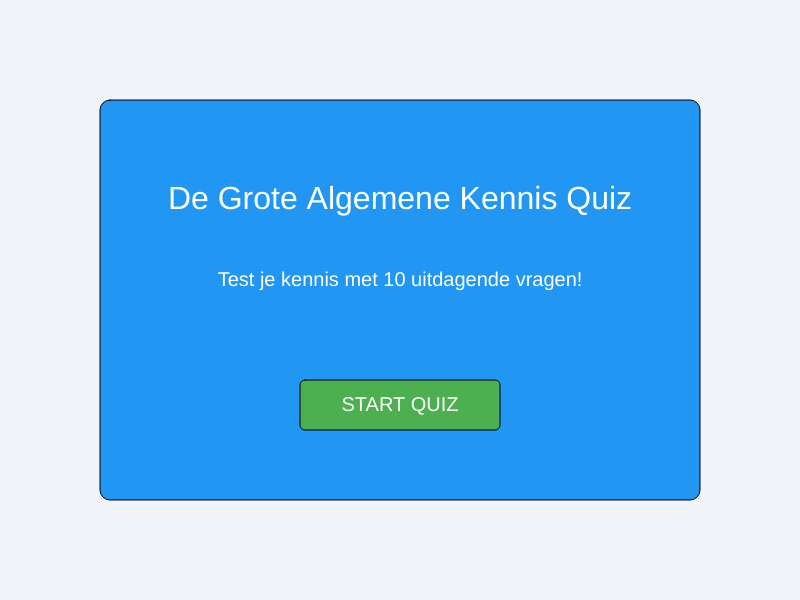
Frame 1 (no input)
Frame 60 (no input): identical to frame 1, image omitted
Frame 120 (the mouse pressed at the canvas centre since frame 60): identical to frame 1, image omitted

The p5.js sketch that drew this single still picture (run headless with seeded random() and noise() and a simulated clock; from frame 60 on, the mouse is pressed at the canvas centre):

// p5.js sketch
// ── sketch.js
const CANVAS_WIDTH = 800;
const CANVAS_HEIGHT = 600;

// Data objects
let quizQuestions = [
  {
    question: "Welke planeet staat het dichtst bij de zon?",
    options: ["Venus", "Mercurius", "Mars", "Aarde"],
    correctIndex: 1 // Mercurius
  },
  {
    question: "Wat is de hoofdstad van Australië?",
    options: ["Sydney", "Melbourne", "Canberra", "Brisbane"],
    correctIndex: 2 // Canberra
  },
  {
    question: "Hoeveel poten heeft een spin?",
    options: ["6", "8", "10", "12"],
    correctIndex: 1 // 8
  },
  {
    question: "Wie schilderde de Mona Lisa?",
    options: ["Vincent van Gogh", "Pablo Picasso", "Leonardo da Vinci", "Claude Monet"],
    correctIndex: 2 // Leonardo da Vinci
  },
  {
    question: "Wat is het grootste basiselement van de menselijke botten?",
    options: ["IJzer", "Calcium", "Zink", "Magnesium"],
    correctIndex: 1 // Calcium
  },
  {
    question: "Welke oceaan is de grootste ter wereld?",
    options: ["Atlantische Oceaan", "Indische Oceaan", "Stille Oceaan", "Noordelijke IJszee"],
    correctIndex: 2 // Stille Oceaan
  },
  {
    question: "In welk jaar viel de Berlijnse Muur?",
    options: ["1985", "1989", "1991", "1993"],
    correctIndex: 1 // 1989
  },
  {
    question: "Wat is het chemische symbool voor goud?",
    options: ["Ag", "Fe", "Au", "Gd"],
    correctIndex: 2 // Au
  },
  {
    question: "Hoeveel continenten zijn er op aarde?",
    options: ["5", "6", "7", "8"],
    correctIndex: 2 // 7
  },
  {
    question: "Wat is het snelste landdier ter wereld?",
    options: ["Jachtluipaard", "Leeuw", "Antilope", "Hazewindhond"],
    correctIndex: 0 // Jachtluipaard
  }
];

// Variables
let currentGameState = "START";

let currentQuestionIndex = 0;
let score = 0;
let lastChosenAnswerCorrect = false;

// Positions
let buttonX = 150;
let buttonWidth = 500;
let buttonHeight = 50;
let startButtonY = 220; // Y position of the first answer option

function setup() {
  createCanvas(CANVAS_WIDTH, CANVAS_HEIGHT);
  textAlign(CENTER, CENTER);
  textSize(18);
}

function draw() {
  background(240, 244, 248); // Light, modern background color

  // Current game state
  if (currentGameState === "START") {
    drawStartScreen();
  } else if (currentGameState === "QUIZ") {
    drawQuizScreen();
  } else if (currentGameState === "FEEDBACK") {
    drawFeedbackScreen();
  } else if (currentGameState === "END") {
    drawEndScreen();
  }
}

// Start screen
function drawStartScreen() {
  fill(33, 150, 243);
  rect(100, 100, 600, 400, 10); // Nice central frame

  fill(255);
  textSize(32);
  text("De Grote Algemene Kennis Quiz", CANVAS_WIDTH / 2, 200);

  textSize(20);
  text("Test je kennis met 10 uitdagende vragen!", CANVAS_WIDTH / 2, 280);

  // Start button
  fill(76, 175, 80);
  rect(300, 380, 200, 50, 5);
  fill(255);
  text("START QUIZ", CANVAS_WIDTH / 2, 405);
}

function drawQuestionAndAnswers(questionObject) {
  fill(50);
  textSize(24);
  text(questionObject.question, CANVAS_WIDTH / 2, 120);

  for (let i = 0; i < questionObject.options.length; i++) {
    let buttonY = startButtonY + (i * 70);

    // Check if the mouse is hovering over the button
    if (mouseX > buttonX && mouseX < buttonX + buttonWidth && mouseY > buttonY && mouseY < buttonY + buttonHeight) {
      fill(220, 230, 242);
    } else {
      fill(255);
    }

    stroke(200);
    rect(buttonX, buttonY, buttonWidth, buttonHeight, 5);
    noStroke();
    fill(0);
    textSize(18);
    text(questionObject.options[i], CANVAS_WIDTH / 2, buttonY + (buttonHeight / 2));
  }
}

// Quiz screen
function drawQuizScreen() {
  let currentQuestion = quizQuestions[currentQuestionIndex];
  drawQuestionAndAnswers(currentQuestion);

  // Progress indicator
  fill(100);
  textSize(16);
  text("Vraag " + (currentQuestionIndex + 1) + " van " + quizQuestions.length, CANVAS_WIDTH / 2, 540);
  text("Huidige score: " + score, CANVAS_WIDTH / 2, 565);
}

// Correct or wrong
function drawFeedbackScreen() {
  let currentQuestion = quizQuestions[currentQuestionIndex];

  drawQuestionAndAnswers(currentQuestion);

  // Result
  if (lastChosenAnswerCorrect) {
    fill(76, 175, 80, 230); // Green with transparency
    rect(150, 200, 500, 200, 10);
    fill(255);
    textSize(36);
    text("GOED GEDAAN!", CANVAS_WIDTH / 2, 280);
  } else {
    fill(244, 67, 54, 230); // Red with transparency
    rect(150, 200, 500, 200, 10);
    fill(255);
    textSize(36);
    text("HELAAS, FOUT!", CANVAS_WIDTH / 2, 270);
    textSize(18);
    let correctAnswerText = currentQuestion.options[currentQuestion.correctIndex];
    text("Het juiste antwoord was: " + correctAnswerText, CANVAS_WIDTH / 2, 330);
  }

  fill(255);
  textSize(16);
  text("Klik ergens om door te gaan", CANVAS_WIDTH / 2, 370);
}

// Function for the end screen
function drawEndScreen() {
  fill(63, 81, 181);
  rect(100, 100, 600, 400, 10);

  fill(255);
  textSize(36);
  text("Quiz Afgelopen!", CANVAS_WIDTH / 2, 180);

  textSize(26);
  text("Jouw eindscore is: " + score + " / " + quizQuestions.length, CANVAS_WIDTH / 2, 260);

  // Evaluation message
  textSize(18);
  if (score === quizQuestions.length) {
    text("Perfect! Je bent een absolute expert!", CANVAS_WIDTH / 2, 320);
  } else if (score >= 6) {
    text("Goed gedaan! Ruim voldoende.", CANVAS_WIDTH / 2, 320);
  } else {
    text("Volgende keer beter! Oefening baart kunst.", CANVAS_WIDTH / 2, 320);
  }

  // Play again button
  fill(255, 152, 0);
  rect(300, 390, 200, 50, 5);
  fill(255);
  textSize(18);
  text("SPEEL OPNIEUW", CANVAS_WIDTH / 2, 415);
}

// Mouse click registration
function mousePressed() {
  if (currentGameState === "START") {
    if (mouseX > 300 && mouseX < 500 && mouseY > 380 && mouseY < 430) {
      currentGameState = "QUIZ";
    }
  }
  else if (currentGameState === "QUIZ") {
    let currentQuestion = quizQuestions[currentQuestionIndex];
    for (let i = 0; i < currentQuestion.options.length; i++) {
      let buttonY = startButtonY + (i * 70);

      if (mouseX > buttonX && mouseX < buttonX + buttonWidth && mouseY > buttonY && mouseY < buttonY + buttonHeight) {
        if (i === currentQuestion.correctIndex) {
          score++;
          lastChosenAnswerCorrect = true;
        } else {
          lastChosenAnswerCorrect = false;
        }
        currentGameState = "FEEDBACK";
        break;
      }
    }
  }
  else if (currentGameState === "FEEDBACK") {
    // End screen
    currentQuestionIndex++;

    if (currentQuestionIndex < quizQuestions.length) {
      currentGameState = "QUIZ";
    } else {
      currentGameState = "END";
    }
  }
  else if (currentGameState === "END") {
    // 'Play Again' button is clicked
    if (mouseX > 300 && mouseX < 500 && mouseY > 390 && mouseY < 440) {
      restartQuiz();
    }
  }
}

// Reset function
function restartQuiz() {
  score = 0;
  currentQuestionIndex = 0;
  currentGameState = "QUIZ";
}
